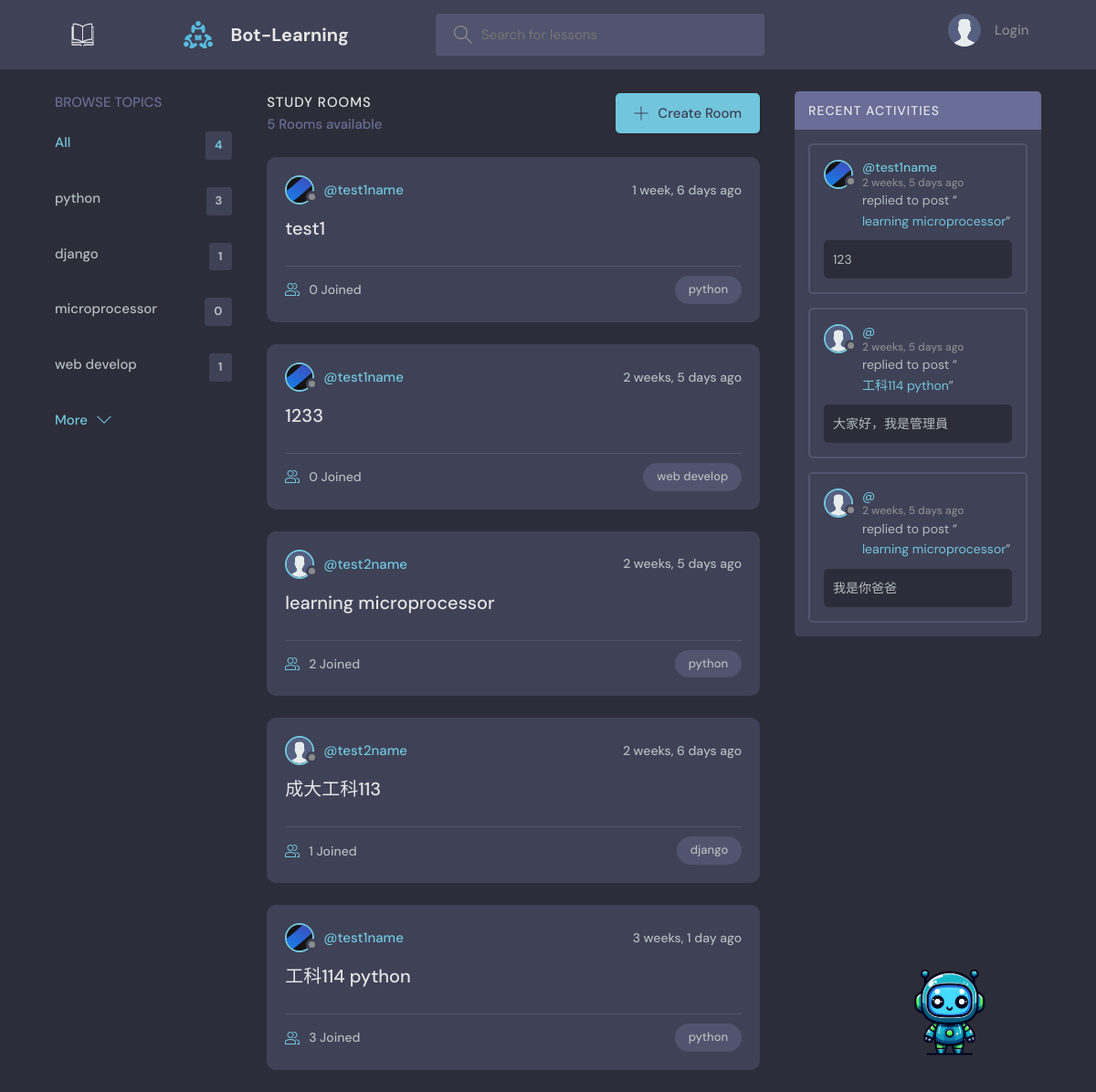
The page / on the database its author committed.
### base/models.py (models this page shows, shortened)
class Topic(models.Model):
    name = models.CharField(max_length=200)

class Room(models.Model):
    host = models.ForeignKey(User, on_delete=models.SET_NULL, null=True)
    topic = models.ForeignKey(Topic, on_delete=models.SET_NULL, null=True)
    name = models.CharField(max_length=200)
    description = models.TextField(null=True, blank=True)
    participants = models.ManyToManyField(
        User, related_name='participants', blank=True)
    updated = models.DateTimeField(auto_now=True)
    created = models.DateTimeField(auto_now_add=True)
    class Meta:
        ordering = ['-updated', '-created']
    def __str__(self):
        return self.name

class User(AbstractUser):
    name = models.CharField(max_length=200, null=True)
    email = models.EmailField(unique=True, null=True)
    bio = models.TextField(null=True)
    avatar = models.ImageField(null=True, default="avatar.svg")
    objects = CustomUserManager()
    USERNAME_FIELD = 'email'
    REQUIRED_FIELDS = []

class Message(models.Model):
    user = models.ForeignKey(User, on_delete=models.CASCADE)
    room = models.ForeignKey(Room, on_delete=models.CASCADE)
    body = models.TextField()
    updated = models.DateTimeField(auto_now=True)
    created = models.DateTimeField(auto_now_add=True)
    class Meta:
        ordering = ['-updated', '-created']

### base/views.py (the view)
# urls.py: path('', views.home, name="home"),
def home(request):
    q = request.GET.get('q') if request.GET.get('q') != None else ''
    rooms = Room.objects.filter(
        Q(topic__name__icontains=q) |
        Q(name__icontains=q) |
        Q(description__icontains=q)
    )
    topics = Topic.objects.all()[0:5]
    room_count = rooms.count()
    room_messages = Message.objects.filter(
        Q(room__topic__name__icontains=q))[0:3]
    context = {'rooms': rooms, 'topics': topics,
               'room_count': room_count, 'room_messages': room_messages}
    return render(request, 'base/home.html', context)

### base/templates/base/home.html (shortened to what this page needs)
{% extends 'main.html' %}
{% block content %}
<main class="layout layout--3">
  <div class="container">
    {% include 'base/topics_component.html' %}
    <div class="roomList">
      <div class="roomList__header">
        <div>
          <h2>Study Rooms</h2>
          <p>{{room_count}} Rooms available</p>
        </div>
        <a class="btn btn--main" href="{% url 'create-room' %}">
          <svg version="1.1" xmlns="http://www.w3.org/2000/svg" width="32" height="32" viewBox="0 0 32 32">
            <title>add</title>
            <path
              d="M16.943 0.943h-1.885v14.115h-14.115v1.885h14.115v14.115h1.885v-14.115h14.115v-1.885h-14.115v-14.115z">
            </path>
          </svg>
          Create Room
        </a>
      </div>
      {% include 'base/feed_component.html' %}
    </div>
    {% include 'base/activity_component.html' %}
  </div>
</main>
{%include 'base/bot_component.html'%}
{% endblock %}

### base/templates/base/topics_component.html
<div class="topics">
    <div class="topics__header">
        <h2>Browse Topics</h2>
    </div>
    <ul class="topics__list">
        <li>
            <a href="{% url 'home' %}" class="active">All <span>{{topics.count}}</span></a>
        </li>
        {% for topic in topics %}
        <li>
            <a href="{% url 'home' %}?q={{topic.name}}">{{topic.name}}<span>{{topic.room_set.all.count}}</span></a>
        </li>
        {% endfor %}
    </ul>
    <a class="btn btn--link" href="{% url 'topics' %}">
        More
        <svg version="1.1" xmlns="http://www.w3.org/2000/svg" width="32" height="32" viewBox="0 0 32 32">
            <title>chevron-down</title>
            <path d="M16 21l-13-13h-3l16 16 16-16h-3l-13 13z"></path>
        </svg>
    </a>
</div>

### base/templates/base/feed_component.html (shortened to what this page needs)
{% for room in rooms %}
<div class="roomListRoom">
    <div class="roomListRoom__header">
        <a href="{% url 'user-profile' room.host.id %}" class="roomListRoom__author">
            <div class="avatar avatar--small">
                <img src="{{room.host.avatar.url}}" />
            </div>
            <span>@{{room.host.username}}</span>
        </a>
        <div class="roomListRoom__actions">
            <span>{{room.created|timesince}} ago</span>
        </div>
    </div>
    <div class="roomListRoom__content">
        <a href="{% url 'room' room.id %}">{{room.name}}</a>
    </div>
    <div class="roomListRoom__meta">
        <a href="{% url 'room' room.id %}" class="roomListRoom__joined">
            {{room.participants.all.count}} Joined
        </a>
        <p class="roomListRoom__topic">{{room.topic.name}}</p>
    </div>
</div>
{% endfor %}

### base/templates/base/activity_component.html (shortened to what this page needs)
<div class="activities">
    <div class="activities__header">
        <h2>Recent Activities</h2>
    </div>
    {% for message in room_messages %}
    <div class="activities__box">
        <div class="activities__boxHeader roomListRoom__header">
            <a href="{% url 'user-profile' message.user.id %}" class="roomListRoom__author">
                <div class="avatar avatar--small">
                    <img src="{{message.user.avatar.url}}" />
                </div>
                <p>
                    @{{message.user.username}}
                    <span>{{message.created|timesince}} ago</span>
                </p>
            </a>
        </div>
        <div class="activities__boxContent">
            <p>replied to post “<a href="{% url 'room' message.room.id %}">{{message.room}}</a>”</p>
            <div class="activities__boxRoomContent">{{message.body}}</div>
        </div>
    </div>
    {% endfor %}
</div>

### rows shown on the page
Topic: name "python", room_set.all.count "3"
Topic: name "django", room_set.all.count "1"
Topic: name "microprocessor", room_set.all.count "0"
Topic: name "web develop", room_set.all.count "1"
Room: host.avatar (picture), host.username "test1name", created "1 week, 6 days", name "test1", participants.all.count "0", topic.name "python"
Room: host.avatar (picture), host.username "test1name", created "2 weeks, 5 days", name "1233", participants.all.count "0", topic.name "web develop"
Room: host.avatar (placeholder picture), host.username "test2name", created "2 weeks, 5 days", name "learning microprocessor", participants.all.count "2", topic.name "python"
Room: host.avatar (placeholder picture), host.username "test2name", created "2 weeks, 6 days", name "成大工科113", participants.all.count "1", topic.name "django"
Room: host.avatar (picture), host.username "test1name", created "3 weeks, 1 day", name "工科114 python", participants.all.count "3", topic.name "python"
Message: user.avatar (picture), user.username "test1name", created "2 weeks, 5 days", room "learning microprocessor", body "123"
Message: user.avatar (placeholder picture), created "2 weeks, 5 days", room "工科114 python", body "大家好，我是管理員"
Message: user.avatar (placeholder picture), created "2 weeks, 5 days", room "learning microprocessor", body "我是你爸爸"

### other values the page prints
{{ topics.count }} "4"
{{ room_count }} "5"
